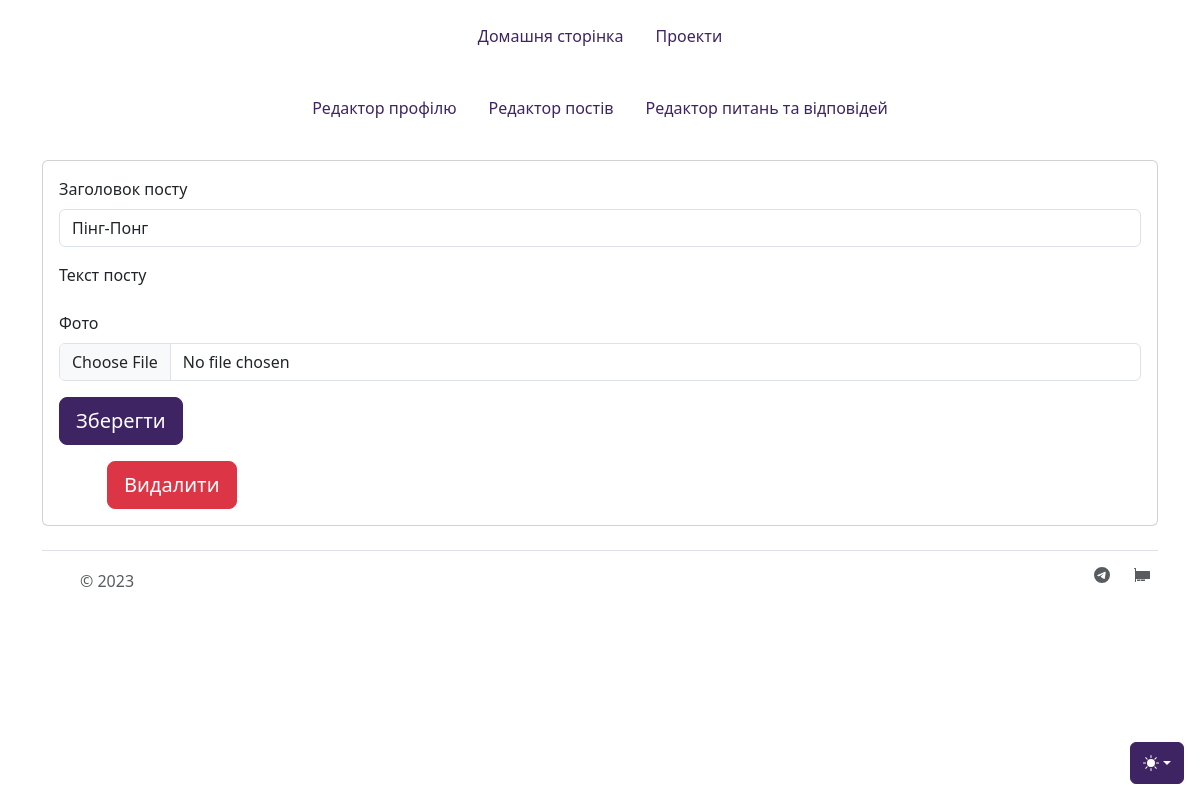
The app's page /admin_panel_super_duper_secret_page/post_edit/2 (signed in), older data.
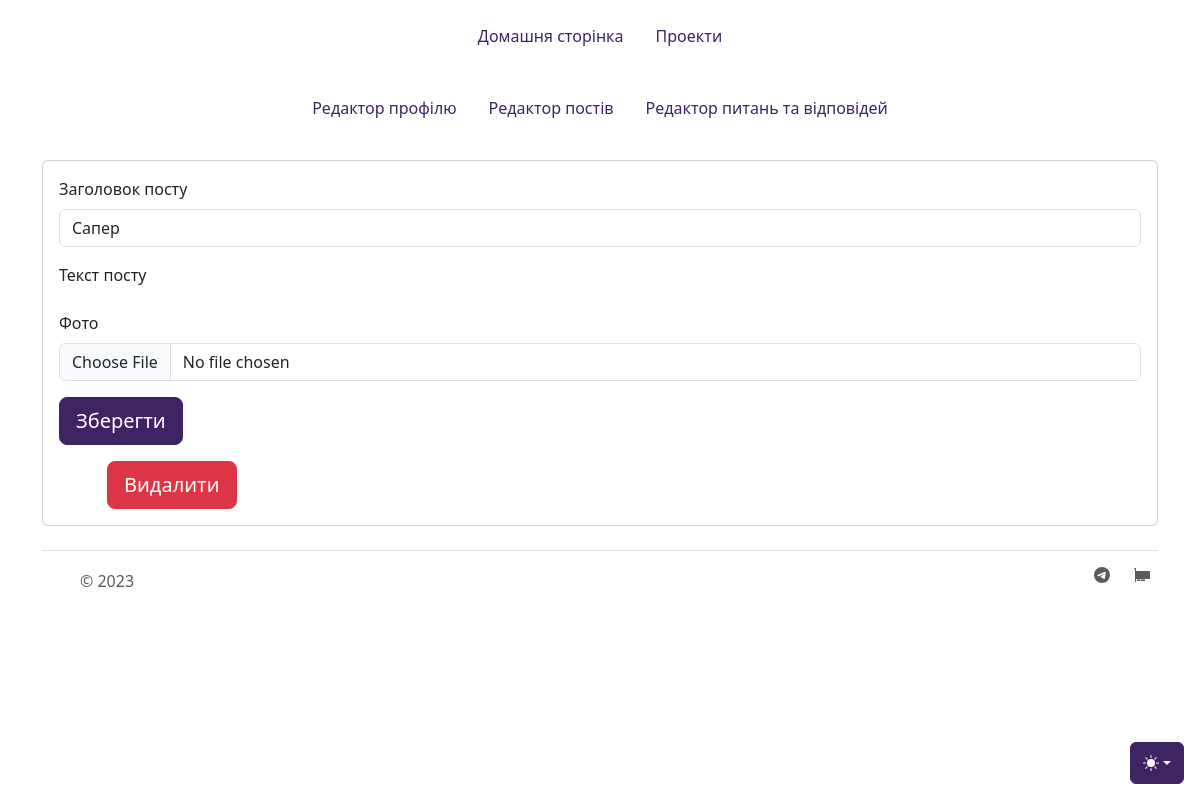
The same page, newer data.
### tables this page shows
CREATE TABLE "post" (
	"post_id"	INTEGER NOT NULL UNIQUE,
	"text"	TEXT,
	"img_formainpage"	TEXT,
	"title"	TEXT,
	"datetime"	TEXT NOT NULL DEFAULT CURRENT_TIMESTAMP,
	PRIMARY KEY("post_id" AUTOINCREMENT)
);

### main.py (the view, shortened to what this page needs)
@app.route('/admin_panel_super_duper_secret_page/post_edit/<post_id>', methods=['GET', 'POST'])
def postEdit(post_id):
    if not "AUTH" in session:
        return render_template("403.html"), 403
    post1 = getPostsByIds(post_id)[0]
    post_text = post1['text']
    errors = []
    return render_template('postEdit.html', post=post1, post_text=post_text, errors=errors, post_id=post_id)

### db_scripts.py (called while the page is built)
def open():
    global conn, cursor
    conn = sqlite3.connect(PATH + db_name)
    conn.row_factory = sqlite3.Row
    cursor = conn.cursor()

def close():
    cursor.close()
    conn.close()

def getPostsByIds(post_id):
    open()
    cursor.execute('''
    SELECT * FROM post WHERE post_id = (?) ORDER BY post_id DESC
    ''', [post_id])
    posts = cursor.fetchall()
    close()
    return posts

### templates/postEdit.html (shortened to what this page needs)
{% extends 'index.html' %}
{% block body %}
{% include 'menu_admin.html'   %}
<section class="mt-3">
    <div class="card">
      <div class="card-body">
        <form method="POST" enctype="multipart/form-data">
            <div class="mb-3">
                <label for="title" class="form-label">Заголовок посту</label>
                <input type="text" name="title" id="title" class="form-control" value="{{post.title}}">
            </div>
            <div class="mb-3">
                <label for="editor" class="form-label">Текст посту</label>
            </div>
            <div class="mb-3">
                <label for="image" class="form-label">Фото</label>
                <input type="file" name="image" id="image" class="form-control" accept="image/*">
            </div>
            <div class="mb-3">
                <input type="submit" class="btn btn-primary btn-lg me-5" value="Зберегти">
            </div>
        </form>
        <form method="POST" action="{{ url_for('delete_post', post_id=post_id)}}">
            <input type="submit" class="btn btn-danger btn-lg ms-5" value="Видалити">
        </form>
        </div>
    </div>
</section>
{% endblock %}

### templates/index.html (shortened to what this page needs)
<!DOCTYPE html>
<html data-bs-theme="light">
<head>
    <link href="https://cdn.jsdelivr.net/npm/bootstrap@5.3.0-alpha1/dist/css/bootstrap.min.css" rel="stylesheet"
>
    <link rel="stylesheet" href="https://cdn.jsdelivr.net/npm/bootstrap-icons@1.10.5/font/bootstrap-icons.css">
    <link rel="stylesheet" href= "{{ url_for( 'static', filename = 'main.css') }}">
    <link rel="stylesheet" href="{{ url_for( 'static', filename = 'minimal.css') }}">
    <link href="{{ url_for('static', filename='features.css') }}" rel="stylesheet">
    <link href="{{ url_for('static', filename='carousel.css') }}" rel="stylesheet">
    <link href="{{ url_for('static', filename='auth.css') }}" rel="stylesheet">
    <link href="{{ url_for('static', filename='index.css') }}" rel="stylesheet">
</head>
  <body>
    {% include "menu.html" %}
    <main class="container">
    {% block body %}{% endblock %}
    </main>
    {% include "switch.html"%}
    {% include "footer.html" %}
  </body>
</body>
</html>

### templates/menu.html
<div class="container">
    <header class="d-flex justify-content-center py-3">
      <ul class="nav nav-pills">
        <li class="nav-item"><a href="/home" class="nav-link {%if request.path == '/home' or request.path == '' or request.path == '/'%}active{%endif%}" aria-current="page">Домашня сторінка</a></li>
        <li class="nav-item"><a href="/posts" class="nav-link {%if request.path == '/posts/'%}active{%endif%}">Проекти</a></li>
      </ul>
    </header>
  </div>

### templates/menu_admin.html (shortened to what this page needs)
<div class="container">
    <header class="d-flex justify-content-center py-3">
      <ul class="nav nav-pills">
        <li class="nav-item"><a href="/admin_panel_super_duper_secret_page/user_edit/" class="nav-link " aria-current="page">Редактор профілю</a></li>
        <li class="nav-item"><a href="/admin_panel_super_duper_secret_page/post_edit/" class="nav-link {%if request.path == '/admin_panel_super_duper_secret_page/post_edit/'%}active{%endif%}">Редактор постів</a></li>
        <li class="nav-item"><a href="/admin_panel_super_duper_secret_page/qna_edit/" class="nav-link {%if request.path == '/admin_panel_super_duper_secret_page/qna_edit/'%}active{%endif%}">Редактор питань та відповідей</a></li>
      </ul>
    </header>
  </div>

### templates/switch.html (shortened to what this page needs)
<div class="dropdown position-fixed bottom-0 end-0 mb-3 me-3 bd-mode-toggle">
    <button class="btn btn-bd-primary py-2 dropdown-toggle d-flex align-items-center" id="bd-theme" type="button" aria-expanded="false" data-bs-toggle="dropdown" aria-label="Toggle theme (light)">
      <svg class="bi my-1 theme-icon-active" width="1em" height="1em"><use href="{{url_for('static', filename='toggle.svg')}}#sun-fill"></use></svg>
    </button>
  </div>

### templates/footer.html
<div class="container">
  <footer class="d-flex flex-wrap justify-content-between align-items-center py-3 my-4 border-top">
    <div class="col-md-4 d-flex align-items-center">
      <a href="/" class="mb-3 me-2 mb-md-0 text-body-secondary text-decoration-none lh-1">
        <svg class="bi" width="30" height="24"><use xlink:href="#bootstrap"></use></svg>
      </a>
      <span class="mb-3 mb-md-0 text-body-secondary">© 2023 </span>
    </div>
    <ul class="nav col-md-4 justify-content-end list-unstyled d-flex">
      <li class="ms-3"><a class="text-body-secondary" href="https://t.me/aag_8a"><svg class="bi" width="24" height="24"><use xlink:href="{{url_for('static', filename='telegram.svg')}}#telegram"></use></svg></a></li>
      <li class="ms-3"><a class="text-body-secondary" href="https://wwwwwwwww.jodi.org"><svg class="bi" width="24" height="24"><use xlink:href="{{url_for('static', filename='1.svg')}}#unknown"></use></svg></a></li>
    </ul>
  </footer>
</div>

### static/carousel.css (style rules this page uses)
body { color: rgb(var(--bs-tertiary-color-rgb)); }

### static/index.css (style rules this page uses)
.bi { vertical-align: -.125em; fill: currentColor; }
.btn-bd-primary { --bd-violet-bg: rgb(62, 36, 99); --bd-violet-rgb: 112.520718, 44.062154, 249.437846; --bs-btn-font-weight: 600; --bs-btn-color: var(--bs-white); --bs-btn-bg: var(--bd-violet-bg); --bs-btn-border-color: var(--bd-violet-bg); --bs-btn-hover-color: var(--bs-white); --bs-btn-hover-bg: rgb(94, 54, 150); --bs-btn-hover-border-color: rgb(94, 54, 150); --bs-btn-focus-shadow-rgb: var(--bd-violet-rgb); --bs-btn-active-color: var(--bs-btn-hover-color); --bs-btn-active-bg: rgb(94, 54, 150); --bs-btn-active-border-color: rgb(94, 54, 150); }
.bd-mode-toggle { z-index: 1500; }

Row changes from the older to the newer data that the page shows:
changed post: title "Пінг-Понг" → "Сапер"
